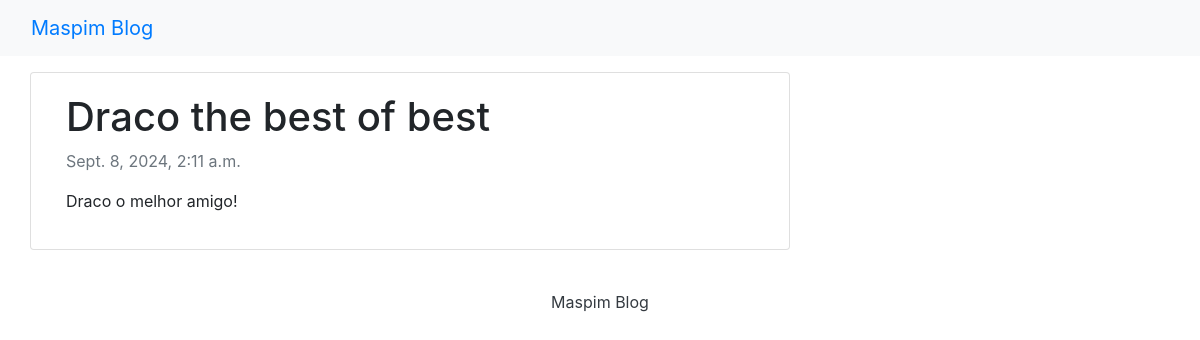
/draco-the-best-of-best/, run on the app's committed database.
### app_blog/models.py (models this page shows, shortened)
class Post(models.Model):
    title = models.CharField(max_length=255)
    slug = models.SlugField(max_length=255,unique=True)
    content = models.TextField()
    published = models.BooleanField(default=True)
    date = models.DateTimeField(auto_now_add=True)
    class Meta:
        ordering = ["-date"]

### app_blog/views.py (the view)
# urls.py: path('<slug:slug>/', PostDetail.as_view(), name="detail"),
class PostDetail(DetailView):
    model = Post
    template_name = "detail.html"

### templates/detail.html
{% extends 'base.html' %}
{% load markdownify %}
{% block content %}
<div class="container">
    <div class="row">
        <div class="col-md-8 card mb-4 mt-3 left top">
            <div class="card-body">
                <h1>{% block title %} {{ object.title }} {% endblock title %}</h1>
                <p class=" text-muted">{{ post.date }}</p>
                <p class="card-text">{{ object.content | safe | markdownify }}</p>
            </div>
        </div>
    </div>
</div>
{% endblock content %}

### data on the page
Post: title "Draco the best of best", date "Sept. 8, 2024, 2:11 a.m.", content "Draco o melhor amigo!"
